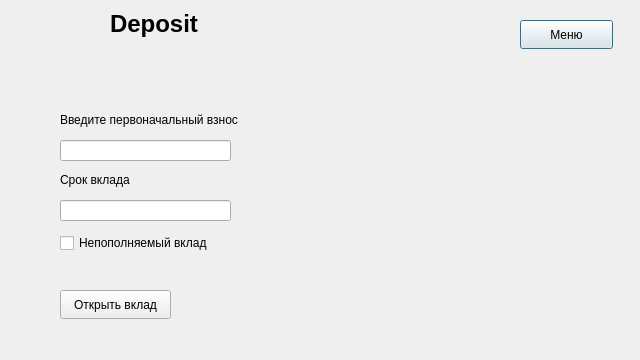
<?xml version="1.0" encoding="UTF-8"?>
<ui version="4.0">
 <class>OpenDeposit</class>
 <widget class="QDialog" name="OpenDeposit">
  <property name="geometry">
   <rect>
    <x>0</x>
    <y>0</y>
    <width>640</width>
    <height>360</height>
   </rect>
  </property>
  <property name="windowTitle">
   <string>Dialog</string>
  </property>
  <widget class="QLabel" name="label_5">
   <property name="geometry">
    <rect>
     <x>110</x>
     <y>10</y>
     <width>190</width>
     <height>60</height>
    </rect>
   </property>
   <property name="text">
    <string>&lt;html&gt;&lt;head/&gt;&lt;body&gt;&lt;p&gt;&lt;span style=&quot; font-size:xx-large; font-weight:700;&quot;&gt;Deposit&lt;/span&gt;&lt;/p&gt;&lt;p&gt;&lt;br/&gt;&lt;/p&gt;&lt;/body&gt;&lt;/html&gt;</string>
   </property>
  </widget>
  <widget class="QPushButton" name="backButton">
   <property name="geometry">
    <rect>
     <x>520</x>
     <y>20</y>
     <width>93</width>
     <height>29</height>
    </rect>
   </property>
   <property name="text">
    <string>Меню</string>
   </property>
  </widget>
  <widget class="QLabel" name="logo">
   <property name="geometry">
    <rect>
     <x>20</x>
     <y>5</y>
     <width>75</width>
     <height>75</height>
    </rect>
   </property>
   <property name="text">
    <string/>
   </property>
  </widget>
  <widget class="QLineEdit" name="depositAmountInput">
   <property name="geometry">
    <rect>
     <x>60</x>
     <y>140</y>
     <width>171</width>
     <height>21</height>
    </rect>
   </property>
  </widget>
  <widget class="QLabel" name="label">
   <property name="geometry">
    <rect>
     <x>60</x>
     <y>110</y>
     <width>231</width>
     <height>20</height>
    </rect>
   </property>
   <property name="text">
    <string>Введите первоначальный взнос</string>
   </property>
  </widget>
  <widget class="QLabel" name="label_2">
   <property name="geometry">
    <rect>
     <x>60</x>
     <y>170</y>
     <width>91</width>
     <height>20</height>
    </rect>
   </property>
   <property name="text">
    <string>Срок вклада</string>
   </property>
  </widget>
  <widget class="QLineEdit" name="depositTermInput">
   <property name="geometry">
    <rect>
     <x>60</x>
     <y>200</y>
     <width>171</width>
     <height>21</height>
    </rect>
   </property>
  </widget>
  <widget class="QCheckBox" name="depositCheck">
   <property name="geometry">
    <rect>
     <x>60</x>
     <y>230</y>
     <width>191</width>
     <height>26</height>
    </rect>
   </property>
   <property name="text">
    <string>Непополняемый вклад</string>
   </property>
  </widget>
  <widget class="QPushButton" name="depositOpenButton">
   <property name="geometry">
    <rect>
     <x>60</x>
     <y>290</y>
     <width>111</width>
     <height>29</height>
    </rect>
   </property>
   <property name="text">
    <string>Открыть вклад</string>
   </property>
  </widget>
 </widget>
 <resources/>
 <connections/>
</ui>
